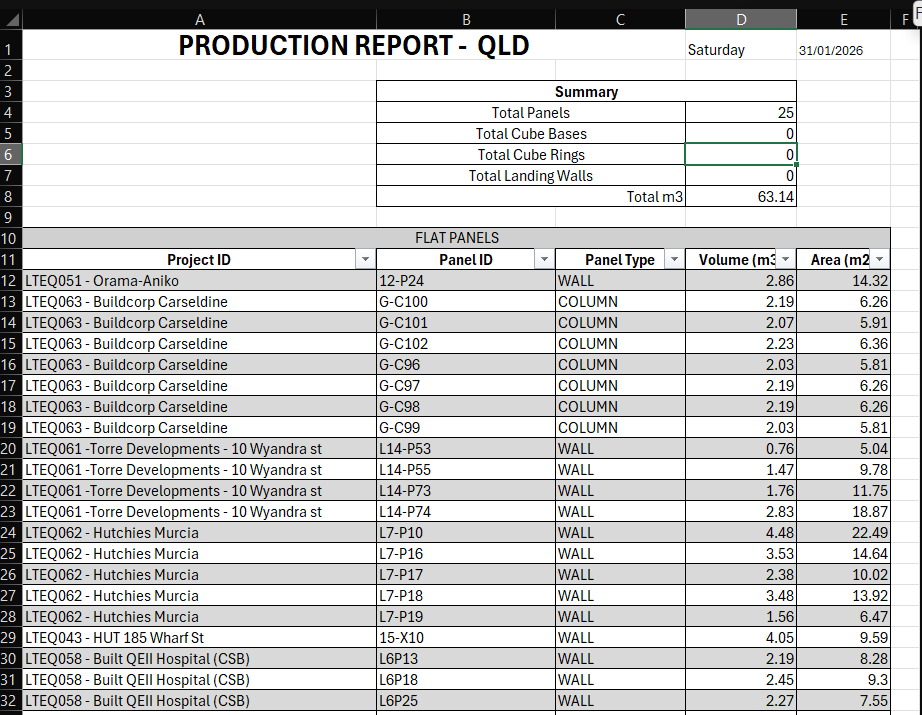
#> input picture attached_assets/image_1769923577300.png, 922 x 715 px
$ python visual-diff.py ../attached_assets/image_1769923577300.png ../attached_assets/image_1769995633642.png out.png
#> lines starting #> are read from the running program, lines starting #| are printed output that depends on the picture; after the words box and inside, x2 and y2 are one past the last pixel; in counts of white or black regions, pixels touching at a corner belong together
#!/usr/bin/env python3
"""
Visual diff engine for PDF/image document comparison.
Generates pixel-level overlay images highlighting differences between two documents.

Usage:
    python3 visual-diff.py <file1_path> <file2_path> <output_path> [--dpi=150] [--sensitivity=30] [--page=0]

Output: JSON to stdout with result metadata
"""

import sys
import os
import json
import argparse
import tempfile
from pathlib import Path

import fitz  # PyMuPDF
import numpy as np
from PIL import Image, ImageDraw, ImageFilter


# [11 lines left out: function pdf_page_to_image, not called in this run]


def load_image(file_path: str, page_num: int = 0, dpi: int = 150) -> Image.Image:
    ext = Path(file_path).suffix.lower()
    if ext == ".pdf":
        return pdf_page_to_image(file_path, page_num, dpi)
    elif ext in (".png", ".jpg", ".jpeg", ".tiff", ".tif", ".bmp"):
        return Image.open(file_path).convert("RGB")
    else:
        raise ValueError(f"Unsupported file type: {ext}")


def get_page_count(file_path: str) -> int:
    ext = Path(file_path).suffix.lower()
    if ext == ".pdf":
        doc = fitz.open(file_path)
        count = len(doc)
        doc.close()
        return count
    return 1


def normalize_sizes(img1: Image.Image, img2: Image.Image) -> tuple:
    w = max(img1.width, img2.width)
    h = max(img1.height, img2.height)

    def pad_image(img, target_w, target_h):
        if img.width == target_w and img.height == target_h:
            return img
        padded = Image.new("RGB", (target_w, target_h), (255, 255, 255))
        padded.paste(img, (0, 0))
        return padded

    return pad_image(img1, w, h), pad_image(img2, w, h)


def compute_diff(img1: Image.Image, img2: Image.Image, sensitivity: int = 30) -> dict:
    arr1 = np.array(img1, dtype=np.int16)
    arr2 = np.array(img2, dtype=np.int16)

    diff = np.abs(arr1 - arr2)
    diff_gray = np.max(diff, axis=2)
    mask = diff_gray > sensitivity

    total_pixels = mask.size
    changed_pixels = int(np.sum(mask))
    change_pct = round((changed_pixels / total_pixels) * 100, 2)

    return {
        "mask": mask,
        "diff_gray": diff_gray,
        "total_pixels": total_pixels,
        "changed_pixels": changed_pixels,
        "change_percentage": change_pct,
    }


def generate_overlay(
    img1: Image.Image,
    img2: Image.Image,
    diff_result: dict,
    output_path: str,
) -> dict:
    mask = diff_result["mask"]
    h, w = mask.shape

    arr1 = np.array(img1.convert("RGBA"))
    arr2 = np.array(img2)

    brightness = np.mean(arr2, axis=2)
    dark_mask = mask & (brightness < 128)
    light_mask = mask & (brightness >= 128)

    overlay_arr = np.zeros((h, w, 4), dtype=np.uint8)
    overlay_arr[dark_mask] = [255, 50, 50, 180]
    overlay_arr[light_mask] = [50, 50, 255, 140]

    alpha_o = overlay_arr[:, :, 3:4].astype(np.float32) / 255.0
    alpha_b = arr1[:, :, 3:4].astype(np.float32) / 255.0

    out_alpha = alpha_o + alpha_b * (1 - alpha_o)
    safe_alpha = np.where(out_alpha > 0, out_alpha, 1)

    out_rgb = (overlay_arr[:, :, :3].astype(np.float32) * alpha_o +
               arr1[:, :, :3].astype(np.float32) * alpha_b * (1 - alpha_o)) / safe_alpha

    result_arr = np.zeros((h, w, 3), dtype=np.uint8)
    result_arr[:, :, :3] = np.clip(out_rgb, 0, 255).astype(np.uint8)

    result_img = Image.fromarray(result_arr, "RGB")
    result_img.save(output_path, "PNG", optimize=True)

    return {
        "width": w,
        "height": h,
        "output_path": output_path,
    }


# [39 lines left out: function generate_side_by_side, not called in this run]


def main():
    parser = argparse.ArgumentParser(description="Visual document diff engine")
    parser.add_argument("file1", help="Path to first document (base/original)")
    parser.add_argument("file2", help="Path to second document (revised)")
    parser.add_argument("output", help="Output path for overlay image")
    parser.add_argument("--dpi", type=int, default=150, help="DPI for PDF rendering")
    parser.add_argument("--sensitivity", type=int, default=30, help="Pixel diff threshold (0-255)")
    parser.add_argument("--page", type=int, default=0, help="Page number to compare (0-indexed)")
    parser.add_argument("--mode", choices=["overlay", "side-by-side", "both"], default="overlay",
                        help="Comparison mode")
    args = parser.parse_args()

    try:
        pages1 = get_page_count(args.file1)
        pages2 = get_page_count(args.file2)

        img1 = load_image(args.file1, args.page, args.dpi)
        img2 = load_image(args.file2, args.page, args.dpi)
#> call 2 of load_image, with page_num = 0, dpi = 150
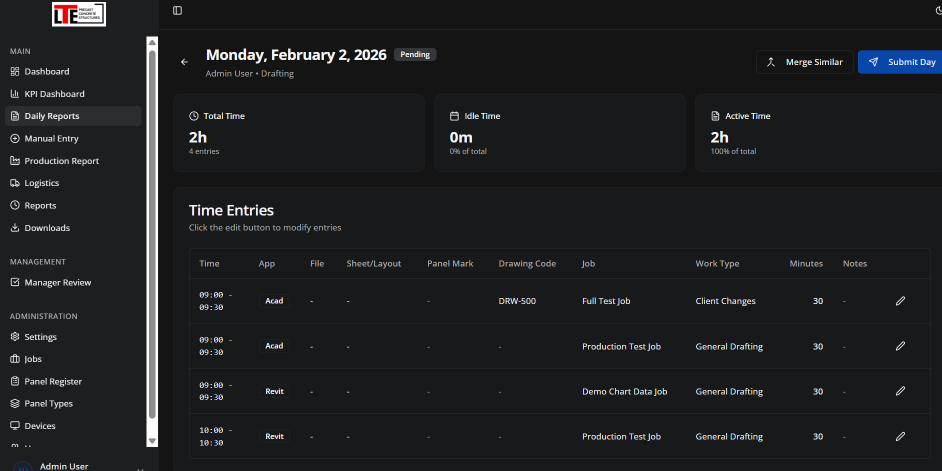
#> input picture attached_assets/image_1769995633642.png, 1883 x 941 px (shown at 1/2 size)

        img1, img2 = normalize_sizes(img1, img2)
#> in pad_image, `padded = Image.new("RGB", (target_w, target_h), (255, 255, 255))`: padded: PIL image 1883x941 RGB; every value is 255
#> in pad_image, `padded.paste(img, (0, 0))`:
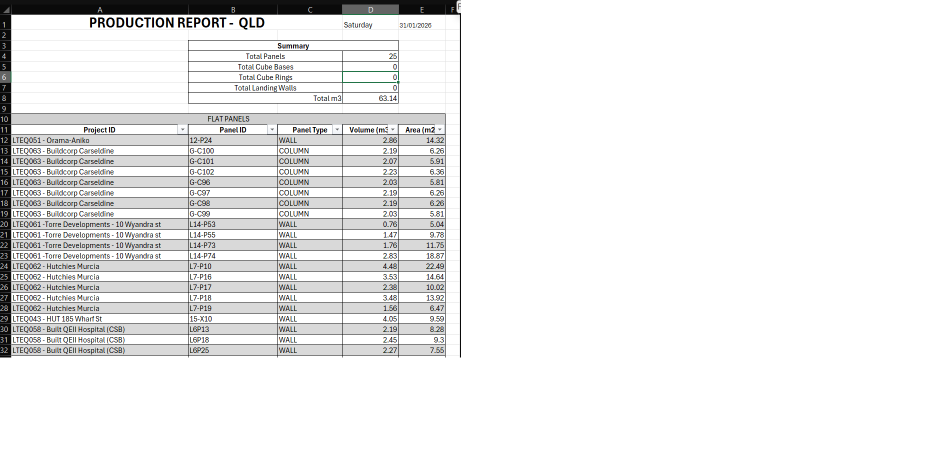
#> padded: PIL image 1883x941 RGB (shown at 1/2 size); mean R, G, B 236.9, 237, 236.9

        diff_result = compute_diff(img1, img2, args.sensitivity)
#> in compute_diff, `diff_gray = np.max(diff, axis=2)`:
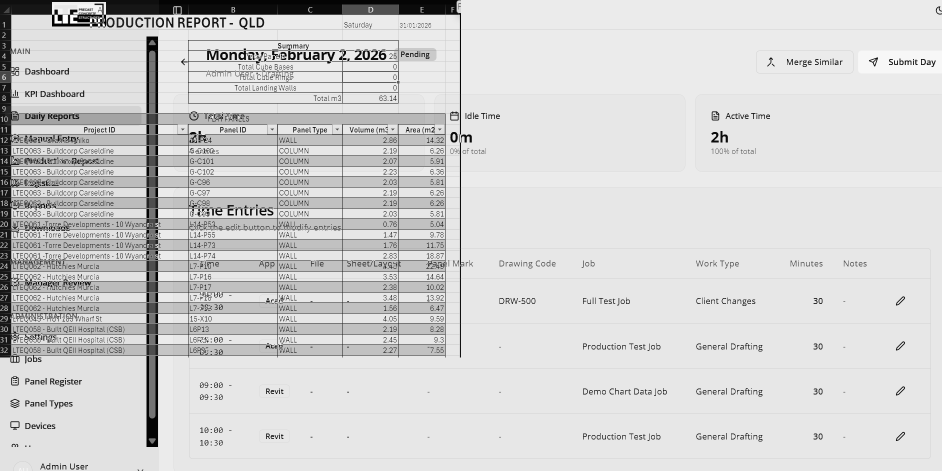
#> diff_gray: shape (941, 1883) int16 (shown at 1/2 size); min 0, max 255, mean 211.7
#> in compute_diff, `mask = diff_gray > sensitivity`:
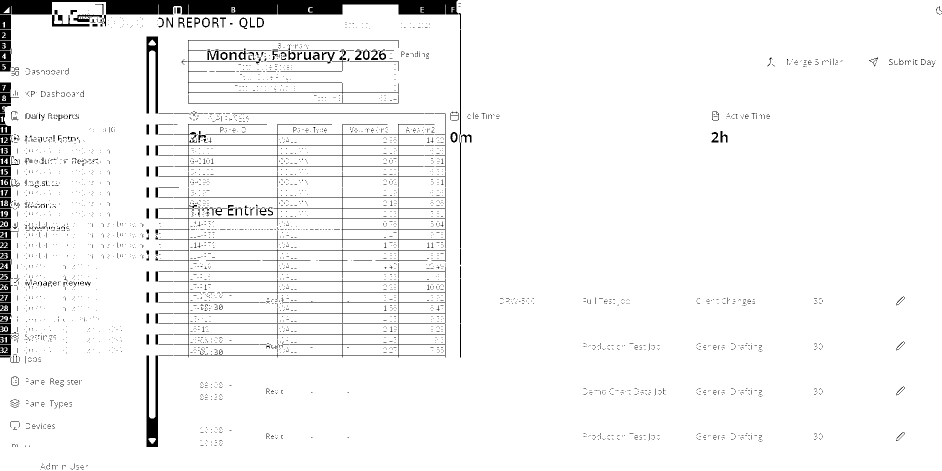
#> mask: shape (941, 1883) bool (shown at 1/2 size); 95.7% white; 3475 black regions (3238 under 20 px), largest, box (x1, y1, x2, y2) and area: (0, 0, 917, 29) 20897, (348, 375, 891, 715) 3358, (348, 248, 848, 343) 2814
#> in compute_diff, `changed_pixels = int(np.sum(mask))`: changed_pixels = 1696391
#> in compute_diff, `change_pct = round((changed_pixels / total_pixels) * 100, 2)`: change_pct = 95.74
#> diff_result = 5 items

        output_files = {}

        if args.mode in ("overlay", "both"):
            overlay_path = args.output
            overlay_info = generate_overlay(img1, img2, diff_result, overlay_path)
#> in generate_overlay, `dark_mask = mask & (brightness < 128)`:
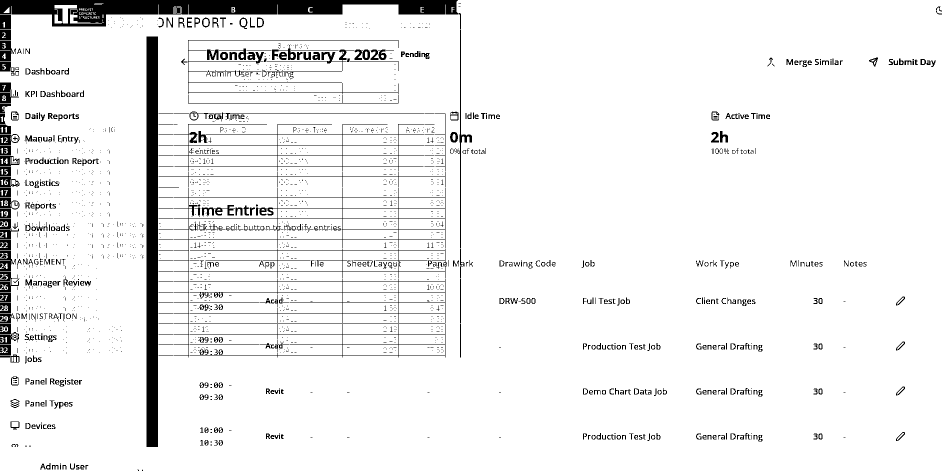
#> dark_mask: shape (941, 1883) bool (shown at 1/2 size); 93.8% white; 2477 black regions (1894 under 20 px), largest, box (x1, y1, x2, y2) and area: (0, 0, 917, 53) 24959, (293, 73, 316, 894) 18883, (348, 375, 891, 715) 3954
#> in generate_overlay, `light_mask = mask & (brightness >= 128)`:
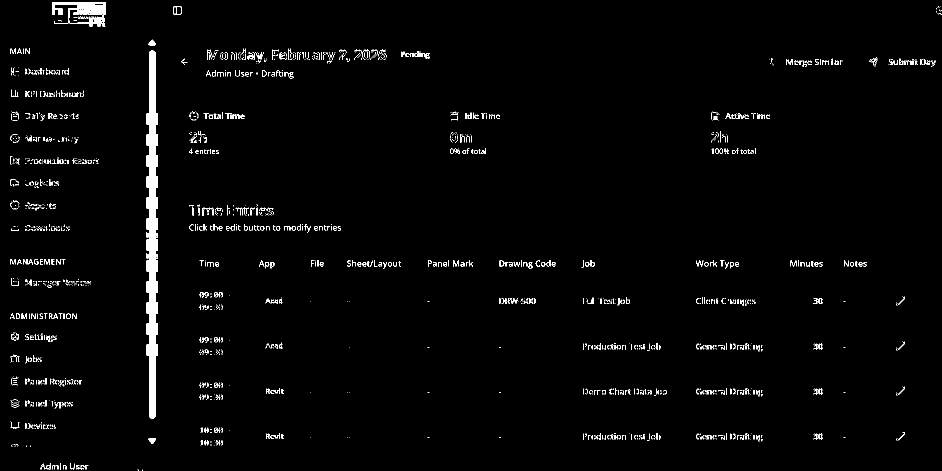
#> light_mask: shape (941, 1883) bool (shown at 1/2 size); 2% white; 1833 white regions (1488 under 20 px), largest, box (x1, y1, x2, y2) and area: (293, 101, 316, 837) 12320, (104, 4, 212, 53) 2377, (297, 876, 312, 888) 118
#> in generate_overlay, `alpha_b = arr1[:, :, 3:4].astype(np.float32) / 255.0`: alpha_b: shape (941, 1883, 1) float32; every value is 1
#> in generate_overlay, `out_rgb = (overlay_arr[:, :, :3].astype(np.float32) * alpha_o + arr1[:..`:
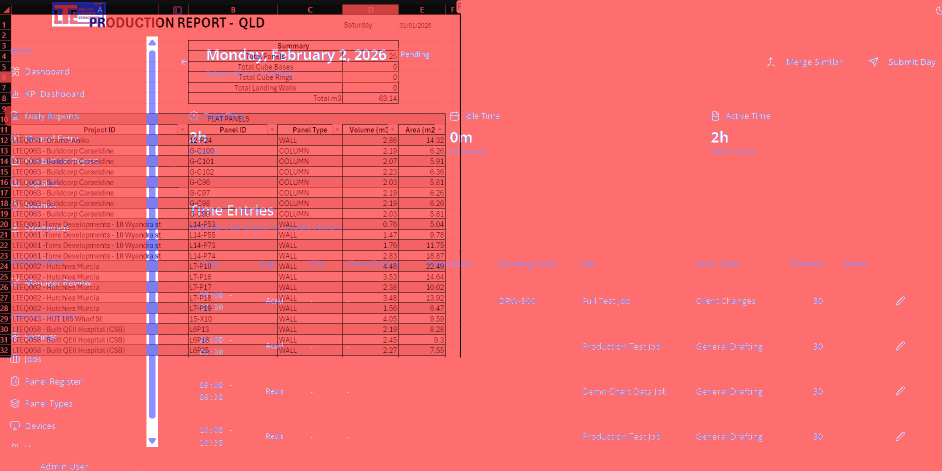
#> out_rgb: shape (941, 1883, 3) float32 (shown at 1/2 size); mean R, G, B 242.4, 106.8, 109.1
#> overlay_info = {'width': 1883, 'height': 941, 'output_path': 'out.png'}
            output_files["overlay"] = overlay_info

        if args.mode in ("side-by-side", "both"):
            sbs_path = args.output.replace(".png", "_sbs.png")
            sbs_info = generate_side_by_side(img1, img2, diff_result, sbs_path)
            output_files["side_by_side"] = sbs_info

        result = {
            "success": True,
            "pages_doc1": pages1,
            "pages_doc2": pages2,
            "compared_page": args.page,
            "total_pixels": diff_result["total_pixels"],
            "changed_pixels": diff_result["changed_pixels"],
            "change_percentage": diff_result["change_percentage"],
            "sensitivity": args.sensitivity,
            "dpi": args.dpi,
            "output_files": output_files,
        }

        print(json.dumps(result))
#> (printed output is left out)
        sys.exit(0)
#> (the program exits here)
